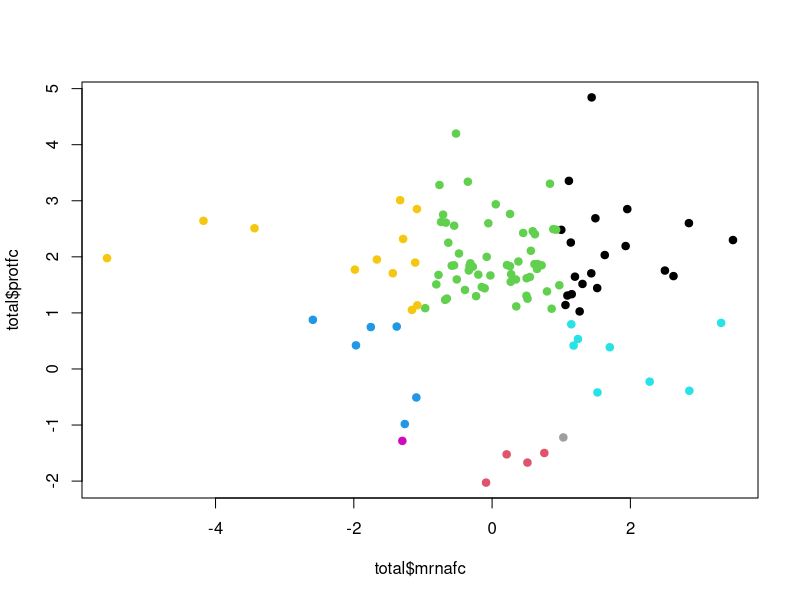

Recreate this plot in R.
####### Parameters #######
FC2_TH = 1
FC15_TH = 1
TH = FC15_TH
SWATH_SOURCE = "raw"   # raw or processed
PN_SAMPLES = c("F163", "F164", "F165")
PP_SAMPLES = c("F166", "F167", "F168", "F169")
PROT_FILTER_PV = TRUE
PROT_REQ_PV = 0.05

##########################

group <- function(mrna, prot)
{
    if (abs(mrna) > TH)
        if (mrna > 0)
            m <- 'M'
        else
            m <- 'm'
    else
        m <- '0'
    
    if (abs(prot) > TH)
        if (prot > 0)
            p <- 'P'
        else
            p <- 'p'
    else
        p <- '0'
    
    paste0(m, p)
}

tst <- function(row, k, e)
{
    a = length(na.omit(row[c(k)]))
    b = length(na.omit(row[c(e)]))
    t = list(p.value = NA) # If test cannot be performed
    try(
{
    t <- wilcox.test(as.numeric(na.omit(row[c(k)])),
                     as.numeric(na.omit(row[c(e)])),
                     correct = F, exact = F)
}, TRUE)
if(is.finite(t$p.value))
{
    return(t$p.value)
}
else
{
    return(1)
}
}

mrna <- read.table("transcripts.csv", sep = '\t', header = TRUE, stringsAsFactors = FALSE)
mrna <- data.frame(Gene = mrna$Gene,# TAIR = mrna$TAIR,
                  PP = mrna$Protoplasts_FPKM,
                  PN = mrna$Protonema_FPKM,
                  stringsAsFactors = FALSE)

mrna <- mrna[grepl("^Pp.+", mrna$Gene),]
mrna$mrnaPNtoPP <- mrna$PN/mrna$PP
mrna <- na.omit(mrna)  # Fix it

if (SWATH_SOURCE == "processed")
{
    prot <- read.table("proteins.csv", sep = '\t', header = TRUE, stringsAsFactors = FALSE)
    prot <- data.frame(Gene = prot$ProteinName, protPNtoPP = prot$PNtoPP_1.fc, 
                       stringsAsFactors = FALSE)
} else if (SWATH_SOURCE == "raw")
{
    prot <- read.table("swath_raw.csv", sep = '\t', header = TRUE, stringsAsFactors = FALSE)
    prot$Gene <- prot$protein_id
    prot$protein_id <- NULL
    prot$PN <- apply(prot[,PN_SAMPLES], 1, FUN = mean)
    prot$PP <- apply(prot[,PP_SAMPLES], 1, FUN = mean)
    prot$protPNtoPP <- prot$PN/prot$PP
    prot$pv <- apply(prot, 1, tst, PN_SAMPLES, PP_SAMPLES)
    if (PROT_FILTER_PV)
    {
        prot <- prot[prot$pv < PROT_REQ_PV,]
    }
} else
{
    stop("Wrong SWATH source!")
}

prot <- prot[grepl("^Pp.+", prot$Gene),]
prot$Gene <- sapply(strsplit(prot$Gene, split = '\\.'), "[", 1)
prot <- aggregate(. ~ Gene, data = prot, FUN = sum)

total <- merge(mrna[,c("Gene", "mrnaPNtoPP")], 
               prot[, c("Gene", "protPNtoPP")], by = "Gene" )#, all.y = TRUE)

total$mrnafc <- log(total$mrnaPNtoPP, base = 1.5)
total$protfc <- log(total$protPNtoPP, base = 1.5)

total$group <- as.factor(apply(total[,c("mrnafc", "protfc")], 1,
                               function(x) group(x[1], x[2])))

total <- total[ abs(total$mrnafc) > TH |
                abs(total$protfc) > TH,]

plot(total$mrnafc, total$protfc, pch = 19, col = total$group)
